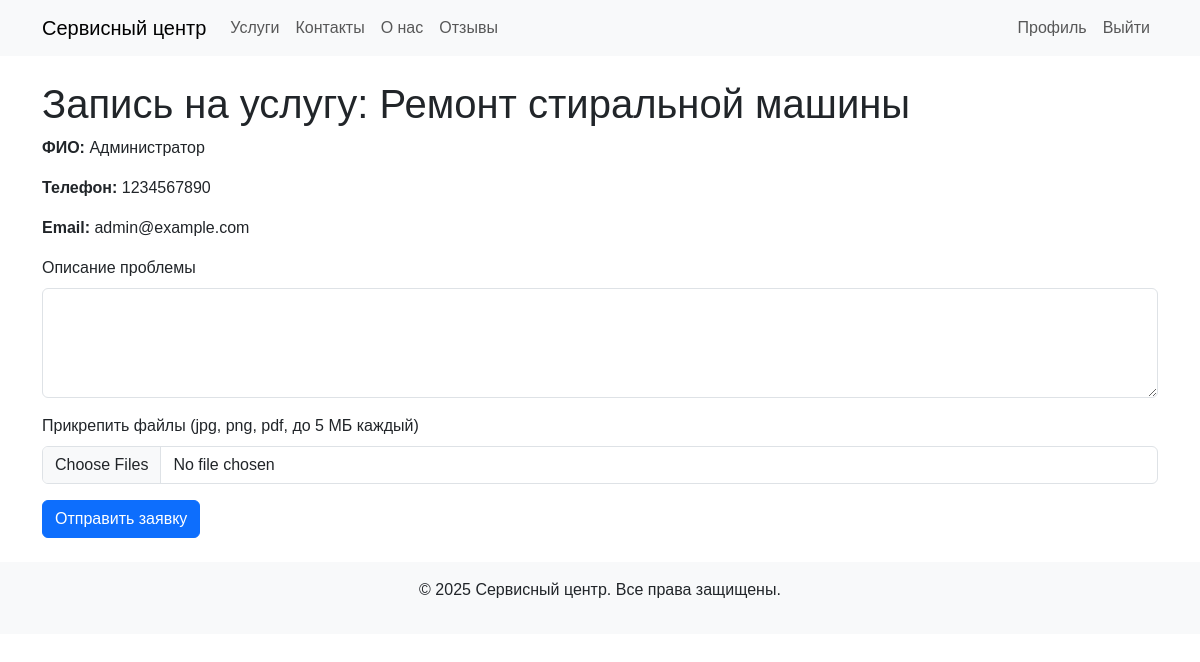
Page /form.php?service_id=1 (signed in) on the committed database.
### tables this page shows
CREATE TABLE services (
    id INT AUTO_INCREMENT PRIMARY KEY,
    category_id INT NOT NULL,
    name VARCHAR(255) NOT NULL,
    description TEXT NOT NULL,
    price DECIMAL(10, 2) NOT NULL,
    image_path VARCHAR(255) DEFAULT NULL,
    FOREIGN KEY (category_id) REFERENCES categories(id) ON DELETE CASCADE
);

CREATE TABLE users (
    id INT AUTO_INCREMENT PRIMARY KEY,
    name VARCHAR(255) NOT NULL,
    phone VARCHAR(20) NOT NULL,
    email VARCHAR(255) UNIQUE NOT NULL,
    password VARCHAR(255) NOT NULL,
    role ENUM('admin', 'worker', 'editor', 'client') NOT NULL DEFAULT 'client'
);

### public/form.php (the view, shortened to what this page needs)
<?php
require_once 'includes/handlers/form_handler.php';
$service_id = (int)$_GET['service_id'];
$stmt = $pdo->prepare('SELECT * FROM services WHERE id = ?');
$stmt->execute([$service_id]);
$service = $stmt->fetch();
$user = null;
if (isset($_SESSION['user_id'])) {
    $stmt = $pdo->prepare('SELECT * FROM users WHERE id = ?');
    $stmt->execute([$_SESSION['user_id']]);
    $user = $stmt->fetch();
}
require_once 'includes/header.php';
?>
<h1>Запись на услугу: <?php echo htmlspecialchars($service['name']); ?></h1>
<form id="request-form" method="post" enctype="multipart/form-data">
    <?php if ($user): ?>
        <p><strong>ФИО:</strong> <?php echo htmlspecialchars($user['name']); ?></p>
        <p><strong>Телефон:</strong> <?php echo htmlspecialchars($user['phone']); ?></p>
        <p><strong>Email:</strong> <?php echo htmlspecialchars($user['email']); ?></p>
    <?php endif; ?>
    <div class="mb-3">
        <label for="description" class="form-label">Описание проблемы</label>
        <textarea class="form-control" id="description" name="description" rows="4" required></textarea>
    </div>
    <div class="mb-3">
        <label for="file" class="form-label">Прикрепить файлы (jpg, png, pdf, до 5 МБ каждый)</label>
        <input type="file" class="form-control" id="file" name="files[]" multiple accept=".jpg,.png,.pdf">
    </div>
    <button type="submit" class="btn btn-primary">Отправить заявку</button>
</form>
<?php
require_once 'includes/footer.php';
?>

### public/assets/css/style.css (style rules this page uses)
body { font-family: Arial, sans-serif; }

### rows in the picture
services: name "Ремонт стиральной машины"
users: name "Администратор", phone "1234567890", email "admin@example.com"
